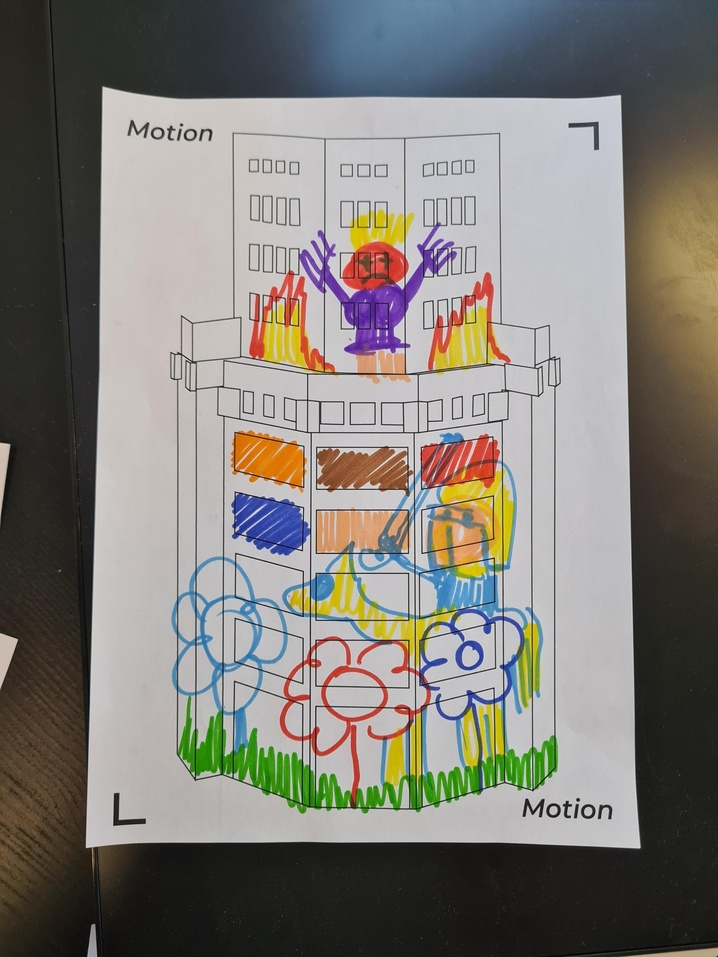
#> input picture input/TestGijs.jpeg, 718 x 957 px, shrunk from 2522 x 3362 before the run, found by its file name
$ python keypointalignment.py
#> lines starting #> are read from the running program, lines starting #| are printed output that depends on the picture
import numpy as np
import cv2
from matplotlib import pyplot as plt

im1 = cv2.imread('input/testGijs.jpeg') # Image that needs to be registered.
#> im1 is the input picture: shape (957, 718, 3); mean B, G, R 118.4, 124, 127
im2 = cv2.imread('ptrain/Tower.png') # trainImage
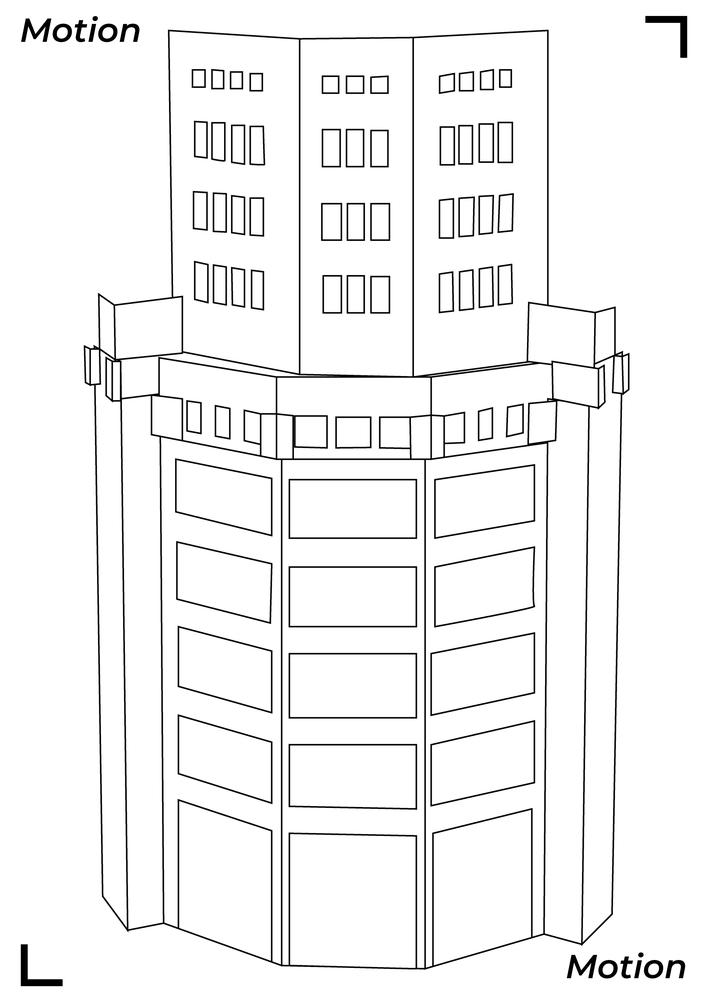
#> input picture ptrain/Tower.png, 706 x 999 px, shrunk from 2480 x 3508 before the run
#> im2 is the input picture: shape (999, 706, 3); min 0, max 255, mean 242.7

img1 = cv2.cvtColor(im1, cv2.COLOR_BGR2GRAY)
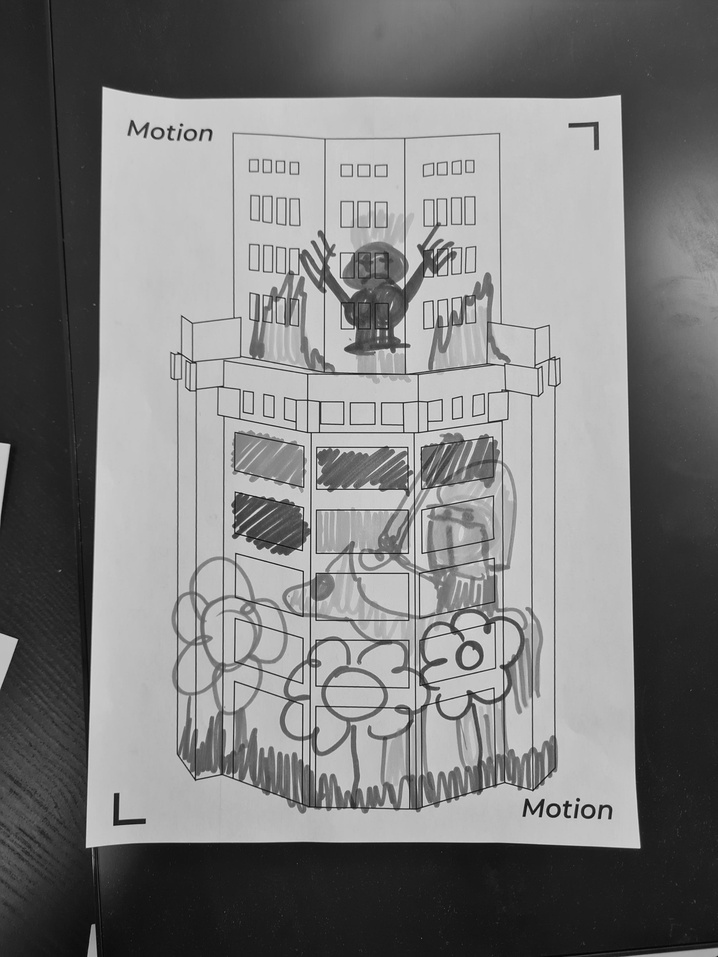
#> img1: shape (957, 718); min 2, max 243, mean 124.3
img2 = cv2.cvtColor(im2, cv2.COLOR_BGR2GRAY)

# Initiate ORB detector
orb = cv2.ORB_create(100)  #Registration works with at least 50 points

# find the keypoints and descriptors with orb
kp1, des1 = orb.detectAndCompute(img1, None)  #kp1 --> list of keypoints
#> kp1 = 100 keypoints; strongest (x, y, size): (533, 808, 31), (568, 814, 31), (570, 805, 31), (533, 813, 31)
kp2, des2 = orb.detectAndCompute(img2, None)
#> kp2 = 100 keypoints; strongest (x, y, size): (641, 956, 31), (454, 127, 31), (639, 954, 31), (206, 302, 31)

#Brute-Force matcher takes the descriptor of one feature in first set and is
#matched with all other features in second set using some distance calculation.
# create Matcher object

matcher = cv2.DescriptorMatcher_create(cv2.DESCRIPTOR_MATCHER_BRUTEFORCE_HAMMING)

# Match descriptors.
matches = matcher.match(des1, des2, None)  #Creates a list of all matches, just like keypoints
#> matches = 100 matches

# Sort them in the order of their distance.
matches = sorted(matches, key = lambda x:x.distance)

#Like we used cv2.drawKeypoints() to draw keypoints,
#cv2.drawMatches() helps us to draw the matches.
#https://docs.opencv.org/3.0-beta/modules/features2d/doc/drawing_function_of_keypoints_and_matches.html
# Draw first 10 matches.
img3 = cv2.drawMatches(im1,kp1, im2, kp2, matches[:10], None)
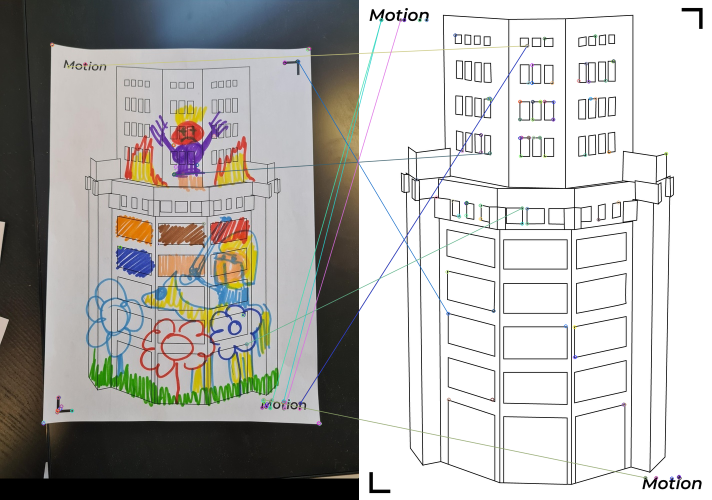
#> img3: shape (999, 1424, 3) (shown at 1/2 size); mean B, G, R 177.3, 179.9, 181

cv2.imshow("Matches image", img3)
cv2.waitKey(0)

#Now let us use these key points to register two images.
#Can be used for distortion correction or alignment
#For this task we will use homography.
# https://docs.opencv.org/3.4.1/d9/dab/tutorial_homography.html

# Extract location of good matches.
# For this we will use RANSAC.
#RANSAC is abbreviation of RANdom SAmple Consensus,
#in summary it can be considered as outlier rejection method for keypoints.
#http://eric-yuan.me/ransac/
#RANSAC needs all key points indexed, first set indexed to queryIdx
#Second set to #trainIdx.

points1 = np.zeros((len(matches), 2), dtype=np.float32)  #Prints empty array of size equal to (matches, 2)
#> points1 = 100 pairs, first value 0 to 0, second value 0 to 0
points2 = np.zeros((len(matches), 2), dtype=np.float32)
#> points2 = 100 pairs, first value 0 to 0, second value 0 to 0

for i, match in enumerate(matches):
   points1[i, :] = kp1[match.queryIdx].pt    #gives index of the descriptor in the list of query descriptors
   points2[i, :] = kp2[match.trainIdx].pt    #gives index of the descriptor in the list of train descriptors
#> this loop made 100 passes
#> after the loop, points1 = 100 pairs, first value 86 to 639.4, second value 87.6 to 847.2; points2 = 100 pairs, first value 44 to 641, second value 39.6 to 956

#Now we have all good keypoints so we are ready for homography.
# Find homography
#https://en.wikipedia.org/wiki/Homography_(computer_vision)

h, mask = cv2.findHomography(points1, points2, cv2.RANSAC)
#> h = [[-0.495, -0.376, 341.2], [-0.131, -0.112, 91.48], [-0.00145, -0.00112, 1]]; mask = 100 values, max 1 at index 4, min 0 at index 0, mean 0.06

  # Use homography
height, width, channels = im2.shape
#> height = 999; width = 706; channels = 3
im1Reg = cv2.warpPerspective(im1, h, (width, height))  #Applies a perspective transformation to an image.
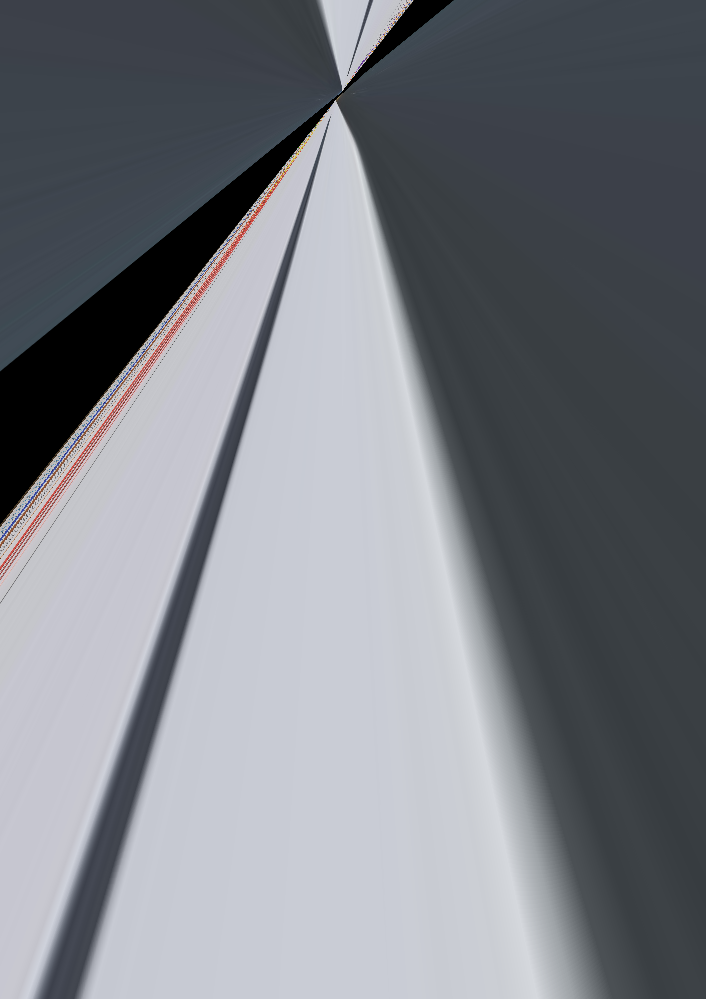
#> im1Reg: shape (999, 706, 3); mean B, G, R 133, 126.2, 122.8

print("Estimated homography : \n",  h)
#| Estimated homography :
#|  [[-4.95254989e-01 -3.75640382e-01  3.41158945e+02]
#|  [-1.31471139e-01 -1.11928608e-01  9.14835135e+01]
#|  [-1.44807763e-03 -1.12245847e-03  1.00000000e+00]]

cv2.imshow("Registered image", im1Reg)
cv2.waitKey()
